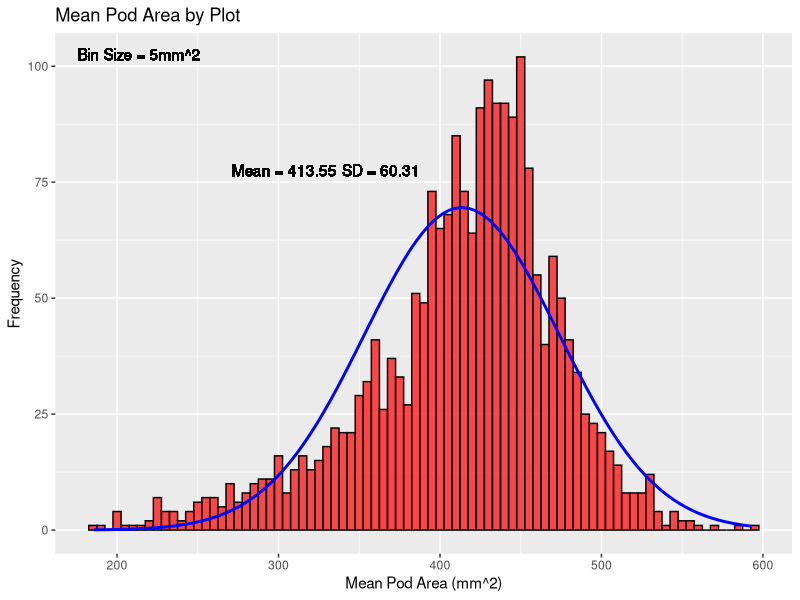
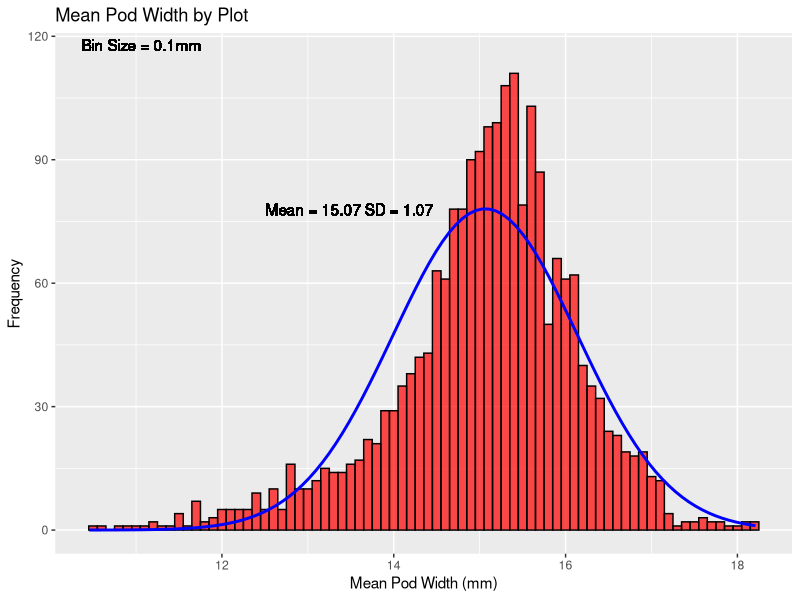

The R source for these figures, in order:
library(tidyverse)
library(lme4)
library(lmerTest)
library(knitr)
library(kableExtra)


pa_in <- read_csv("./pod_traits.csv")

pheno_cols <- c("Year", "Location", "NC_Accession","pod_area","pod_width", "Block")
pa_in <- pa_in[, pheno_cols]
pa_in$Block <- as.numeric(pa_in$Block)


gapit_names <- read.csv("./gapit_names.csv")
gapit_names$NC_Accession <- gapit_names$taxa

merged_data <- merge(pa_in, gapit_names, by = "NC_Accession", all.x = TRUE)
merged_data$NC_Accession <- merged_data$taxa.1
merged_data <- merged_data[,1:6]
merged_data$Env <- paste(merged_data$Year, merged_data$Location, sep = "_")


envmodel_width <- lmer(pod_width ~ (1 | Env/Block) + (1 | NC_Accession) + (1 | NC_Accession:Env), data = merged_data)

envmodel_area <- lmer(pod_area ~ (1 | Env/Block) + (1 | NC_Accession) + (1 | NC_Accession:Env), data = merged_data)

#variance components
vc_width <- VarCorr(envmodel_width)
vc_area <- VarCorr(envmodel_area)

#AREA
VG_area <- unlist(vc_area$NC_Accession)
VGE_area <- unlist(vc_area$`NC_Accession:Env`)
Verr_area <- (sigma(envmodel_area)^2)
H2_area <- VG_area / (VG_area + VGE_area + Verr_area)


rea_area <- ranova(envmodel_area)
coeffs_area <- coef(envmodel_area)
ran_eff_area <- ranef(envmodel_area)

#WIDTH
VG_width <- unlist(vc_width$NC_Accession)
VGE_width <- unlist(vc_width$`NC_Accession:Env`)
Verr_width <- (sigma(envmodel_width)^2)
H2_width <- VG_width / (VG_width + VGE_width + Verr_width)


rea_width <- ranova(envmodel_width)
coeffs_width <- coef(envmodel_width)
ran_eff_width <- ranef(envmodel_width)

area_df <- as.data.frame(rea_area)
width_df <- as.data.frame(rea_width)

kable(area_df, format = "html", caption = "Pod Area Anova Results", digits = 2000) %>%
  kable_styling(full_width = FALSE)

kable(width_df, format = "html", caption = "Pod Width Anova Results", digits = 2000) %>%
  kable_styling(full_width = FALSE)

m_area <- mean(merged_data$pod_area)
s_area <- sd(merged_data$pod_area)

distro_area <- ggplot(data = merged_data, aes(x = pod_area)) +
  geom_histogram(binwidth = 5, fill = "red", color = "black", alpha = 0.7) +
  labs(title = "Mean Pod Area by Plot", x = "Mean Pod Area (mm^2)", y = "Frequency") +
  geom_text(aes(x = m_area - 110, y= 75, label = paste("Mean =", round(m_area, 2))), vjust = -0.5, color = "black") +
  geom_text(aes(x = m_area - 50 , y = 75, label = paste("SD =", round(s_area, 2))), vjust = -0.5, color = "black") +
  geom_text(aes(x = m_area - 200, y = 100, label = "Bin Size = 5mm^2"), vjust = -0.5, color = "black")



distro_area +
  stat_function(fun = function(x) dnorm(x, mean = mean(merged_data$pod_area), sd = sd(merged_data$pod_area)) * length(merged_data$pod_area) * 5, color = "blue", size = 1)


m_width <- mean(merged_data$pod_width)
s_width <- sd(merged_data$pod_width)


distro_width <- ggplot(data = merged_data, aes(x = pod_width)) +
  geom_histogram(binwidth = .1, fill = "red", color = "black", alpha = 0.7) +
  labs(title = "Mean Pod Width by Plot", x = "Mean Pod Width (mm)", y = "Frequency") +
  geom_text(aes(x = m_width - 2, y= 75, label = paste("Mean =", round(m_width, 2))), vjust = -0.5, color = "black") +
  geom_text(aes(x = m_width - 1 , y = 75, label = paste("SD =", round(s_width, 2))), vjust = -0.5, color = "black") +
  geom_text(aes(x = m_width - 4, y = 115, label = "Bin Size = 0.1mm"), vjust = -0.5, color = "black")


distro_width +
  stat_function(fun = function(x) dnorm(x, mean = mean(merged_data$pod_width), sd = sd(merged_data$pod_width)) * length(merged_data$pod_width) * .1, color = "blue", size = 1)
